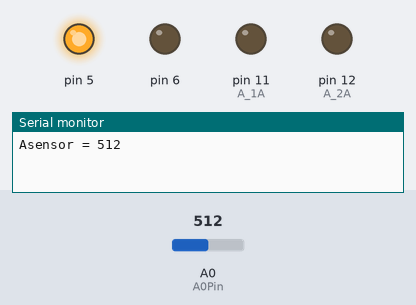
Simulated run of this sketch. Board: Arduino Uno, built with avr-gcc and run on an emulated ATmega328P. On the bench: output pins drawn as LEDs (lit = HIGH), the last lines printed to the serial monitor. Dashed ring = blinking. Inputs (shaded band) come from the test bench; at power-on: A0 (A0Pin) = 512.

Above: at 1.8 s.
1.9 s: A0 (A0Pin) set to 418
4.2 s: A0 (A0Pin) set to 382
At 6.8 s:
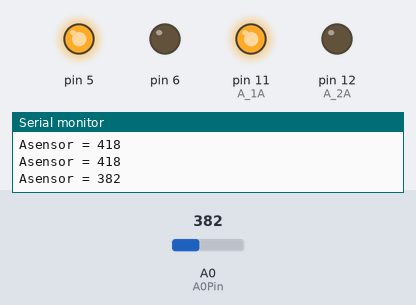
8.3 s: A0 (A0Pin) set to 410
At 9.3 s:
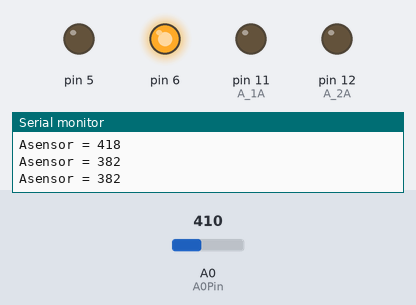
11.5 s: A0 (A0Pin) set to 390
At 15.8 s:
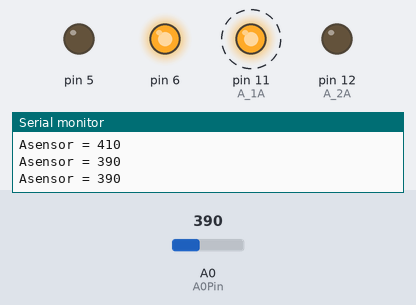
Timing chart, 0 to 16.6 s (numbered marks = the images above; inputs shaded):
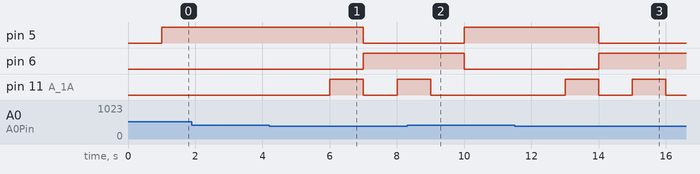

The sketch:

smart_pot2.ino
```cpp
#define A0Pin 0
int A_1A = 11; // 모터드라이브 A_1A 핀 변수 선언
int A_2A = 12; // 모터드라이브 A_1B 핀 변수 선언
int needWater = 0;

void setup() {
  // put your setup code here, to run once:
  pinMode(A_1A, OUTPUT); // 모터드라이브 A_1A의 pinMode 선언
  pinMode(A_2A, OUTPUT); // 모터드라이브 A_1B의 pinMode 선언
  pinMode(6, OUTPUT);
  pinMode(5, OUTPUT);
  Serial.begin(9600);
}

void loop() {
  needWater = analogRead(A0Pin); // 토양습도센서 센서값 읽어서 저장
  delay(1000);
  Serial.print("Asensor = ");
  Serial.println(needWater); // dry(0) ~ wet(1023) 값 출력

  if(needWater <= 400){ // 토양 습도 데이터가 400 이하이면
    pump(1); // 워터펌프 작동 함수 실행
    digitalWrite(6, HIGH); // 워터펌프가 작동할 때 pin6 RED LED 켜짐
    digitalWrite(5, LOW); // 워터펌프가 작동할 때 BLUE LED가 켜져있다면 끄기
  }
  else if(needWater > 400){ // 토양 습도 데이터가 400 초과이면
    digitalWrite(5, HIGH); // 워터펌프가 작동하지 않을 때 pin5 BLUE LED 켜짐
    digitalWrite(6, LOW); // 워터펌프가 작동하지 않을 때 RED LED가 켜져있다면 끄기
  }
}

void pump(int flag){ // 펌프 작동 함수
  boolean inPin1 = HIGH;
  boolean inPin2 = LOW;

  if(flag == 1){ // flag가 1이면
    inPin1 = HIGH;
    inPin2 = LOW;
  }

  digitalWrite(A_1A, inPin1); // 펌프 A_1A에 write
  digitalWrite(A_2A, inPin2); // 펌프 A_1B에 wrtie
  delay(1000); // 1초 동안 물주기
  stop();
}

// 워터펌프 물주기 멈춤 함수.
void stop(){
  digitalWrite(A_1A, LOW);
  digitalWrite(A_2A, LOW);
}
```

Measured:
- the behaviour switches between 401 and 400 on A0 (A0Pin) (found by bisection; images 0 and 1)
- after the input at 4.2 s, pin 5: HIGH → LOW after 2.8 s; pin 6: LOW → HIGH after 2.8 s; pin 11 (A_1A): LOW → HIGH after 1.8 s, → LOW 1.0 s later, → HIGH 1.0 s later
- after the input at 8.3 s, pin 5: LOW → HIGH after 1.7 s; pin 6: HIGH → LOW after 1.7 s; pin 11 (A_1A): goes on until 9.0 s, then stays LOW
- after the input at 11.5 s, pin 5: HIGH → LOW after 2.5 s; pin 6: LOW → HIGH after 2.5 s; pin 11 (A_1A): alternates HIGH for 1.0 s and LOW for 1.0 s, starting after 1.5 s
